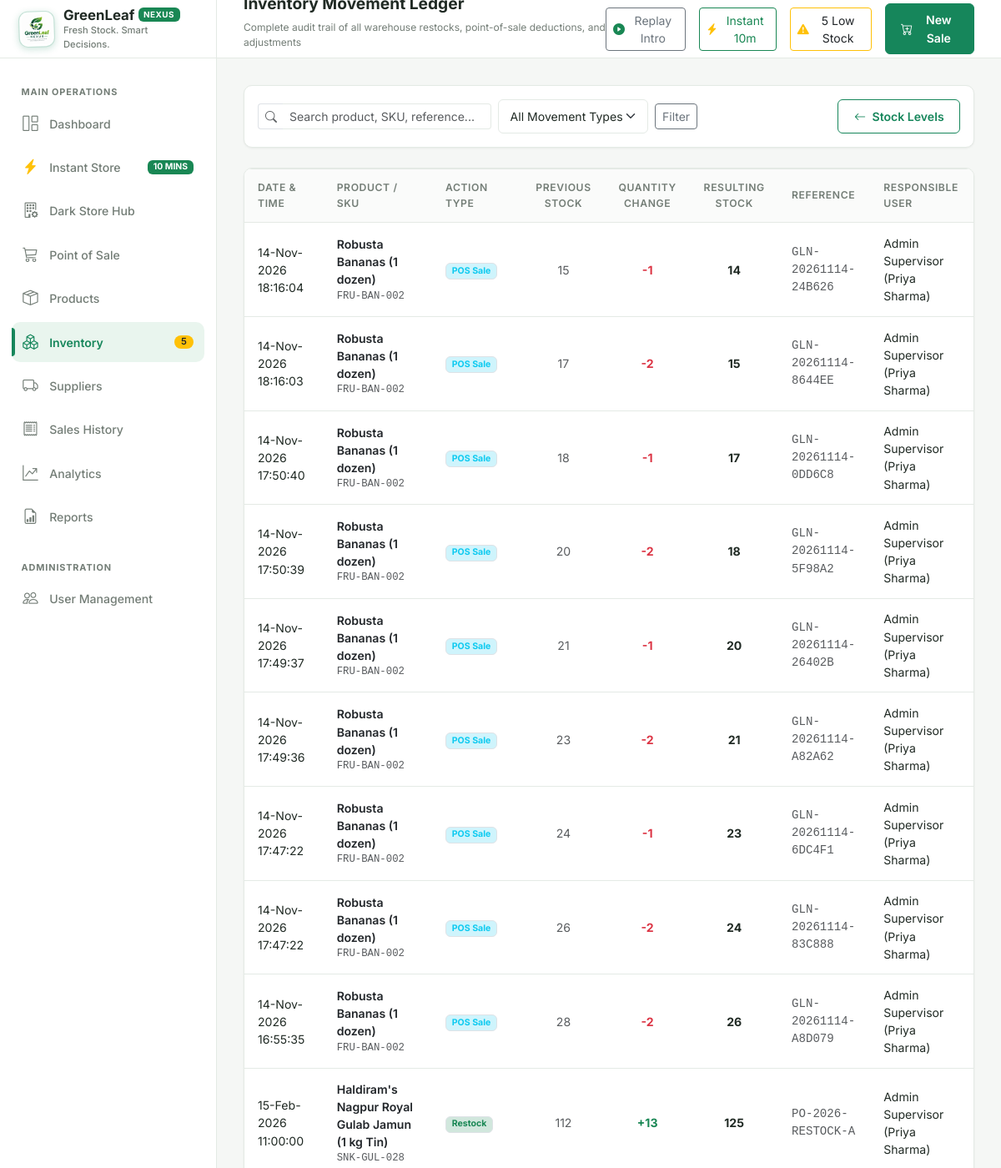
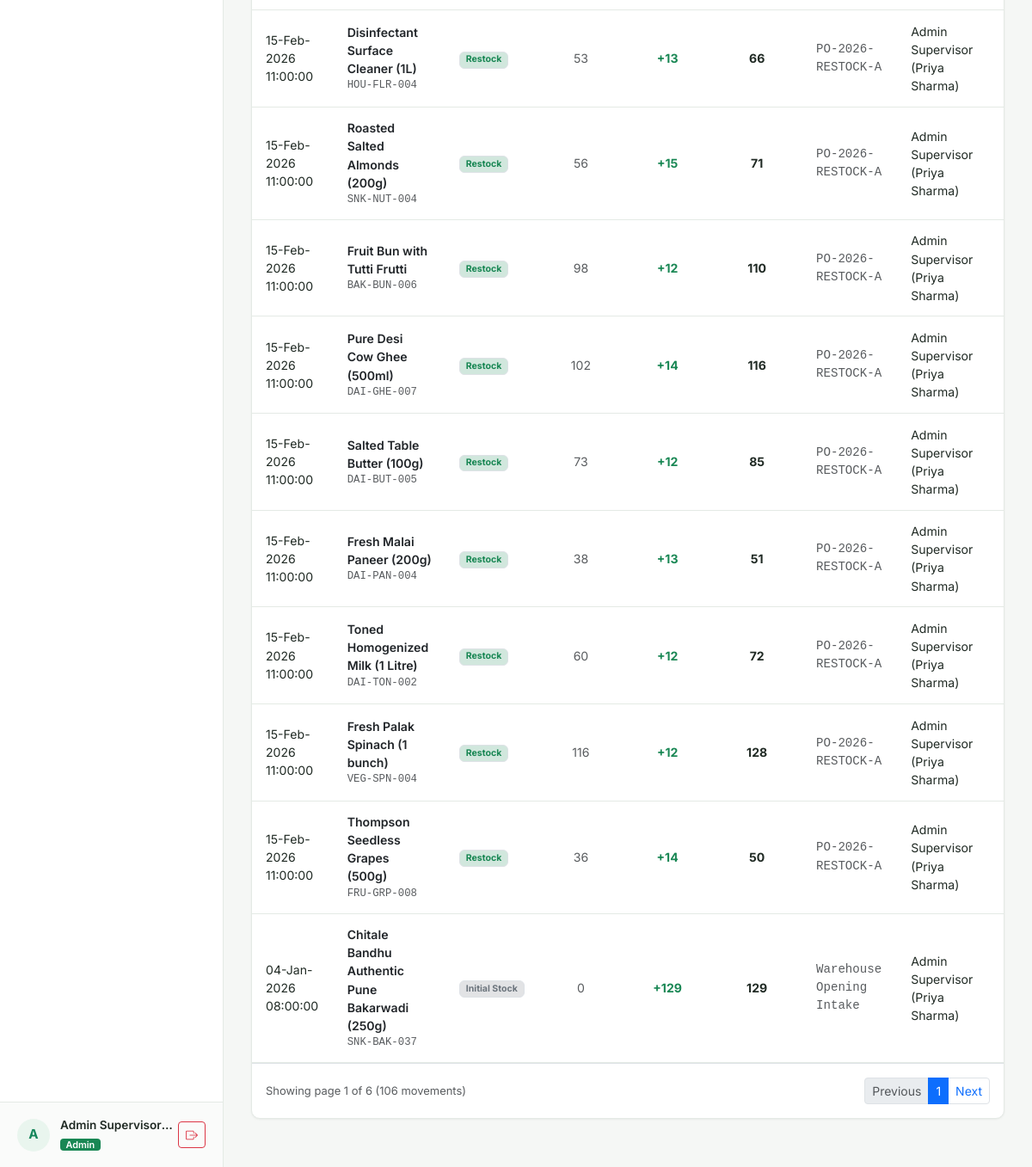
Before: /inventory/movements (signed in) with the older database file (2 pictures, top to bottom).
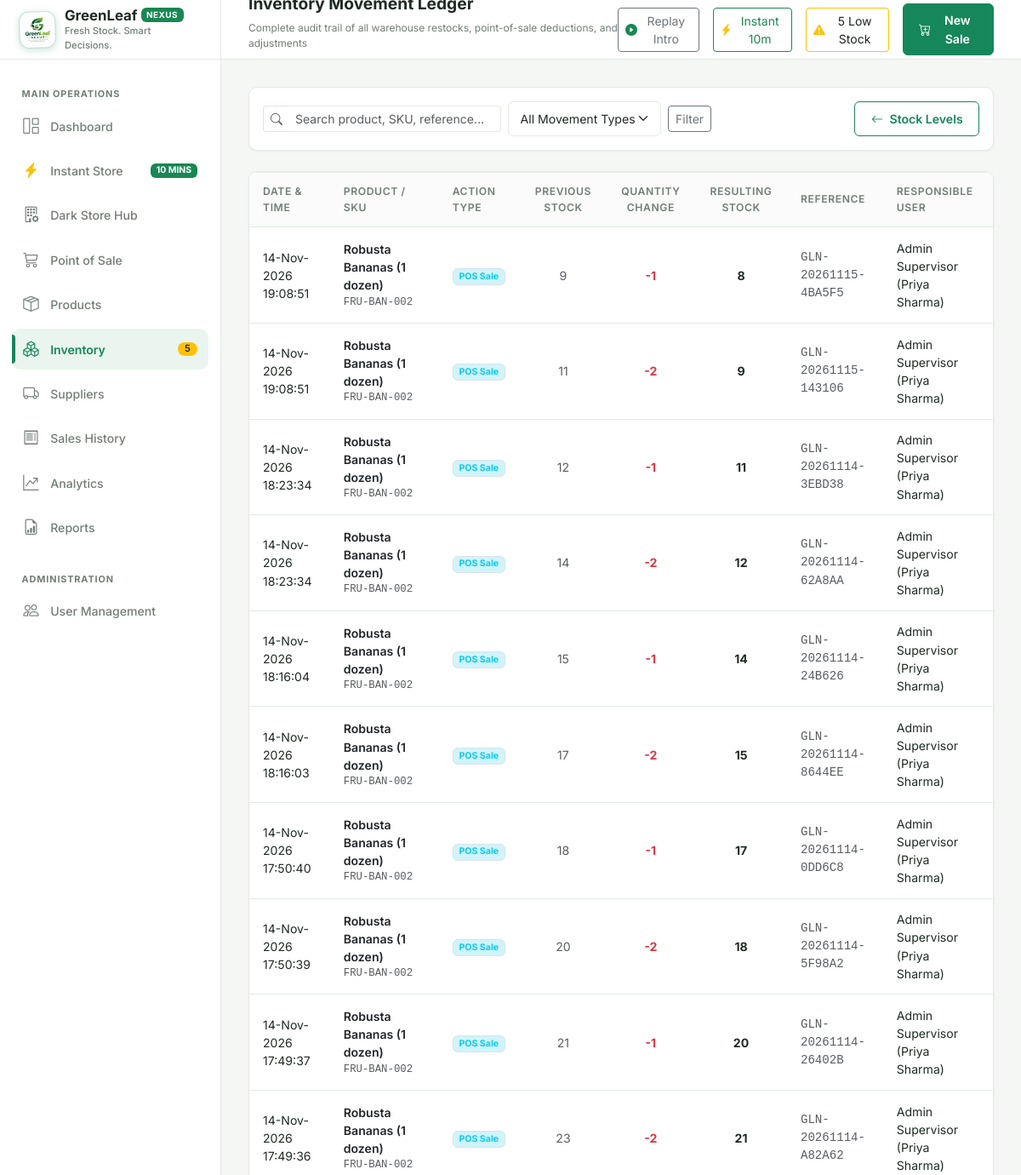
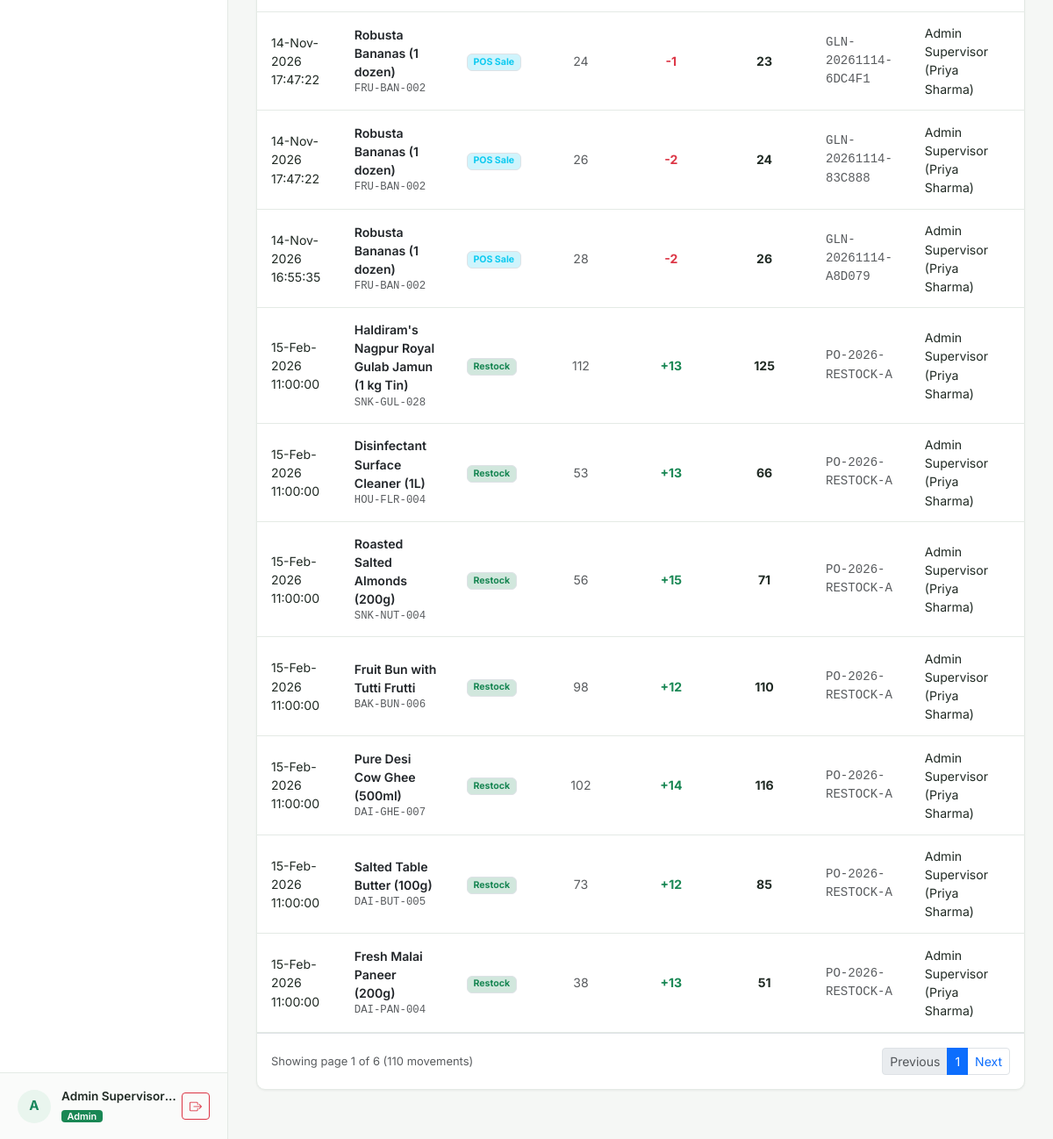
After: the same page with the newer database file (2 pictures, top to bottom).
### models/inventory_movement.py (models this page shows, shortened)
class InventoryMovement(db.Model):
    __tablename__ = "inventory_movements"
    movement_id = db.Column(db.Integer, primary_key=True, autoincrement=True)
    product_id = db.Column(db.Integer, db.ForeignKey("products.product_id"), nullable=False, index=True)
    user_id = db.Column(db.Integer, db.ForeignKey("users.user_id"), nullable=True, index=True)
    movement_type = db.Column(db.String(30), nullable=False, index=True)  # 'sale', 'restock', 'adjustment', 'return', 'initial'
    quantity_change = db.Column(db.Integer, nullable=False)  # +ve or -ve
    previous_stock = db.Column(db.Integer, nullable=False)
    resulting_stock = db.Column(db.Integer, nullable=False)
    reference = db.Column(db.String(100), nullable=True)  # e.g., Invoice # or PO #
    notes = db.Column(db.Text, nullable=True)
    created_at = db.Column(db.DateTime, default=datetime.utcnow, nullable=False, index=True)
    product = db.relationship("Product", back_populates="movements")
    user = db.relationship("User", back_populates="movements")

### models/product.py (models this page shows, shortened)
class Product(db.Model):
    __tablename__ = "products"
    product_id = db.Column(db.Integer, primary_key=True, autoincrement=True)
    sku = db.Column(db.String(50), unique=True, nullable=False, index=True)
    barcode = db.Column(db.String(50), nullable=True, index=True)
    name = db.Column(db.String(120), nullable=False, index=True)
    description = db.Column(db.Text, nullable=True)
    category = db.Column(db.String(50), nullable=False, index=True)
    unit_price = db.Column(db.Float, nullable=False)
    cost_price = db.Column(db.Float, default=0.0, nullable=False)
    stock_qty = db.Column(db.Integer, nullable=False, default=0)
    reorder_level = db.Column(db.Integer, nullable=False, default=10)
    expiry_date = db.Column(db.Date, nullable=True)
    supplier_id = db.Column(db.Integer, db.ForeignKey("suppliers.supplier_id"), nullable=True)
    image_path = db.Column(db.String(255), nullable=True)
    is_active = db.Column(db.Boolean, default=True, nullable=False, index=True)
    created_at = db.Column(db.DateTime, default=datetime.utcnow, nullable=False)
    updated_at = db.Column(db.DateTime, default=datetime.utcnow, onupdate=datetime.utcnow, nullable=False)
    supplier = db.relationship("Supplier", back_populates="products")
    sale_items = db.relationship("SaleItem", back_populates="product", lazy="dynamic")
    movements = db.relationship("InventoryMovement", back_populates="product", lazy="dynamic")

### models/user.py (models this page shows, shortened)
class User(UserMixin, db.Model):
    __tablename__ = "users"
    user_id = db.Column(db.Integer, primary_key=True, autoincrement=True)
    username = db.Column(db.String(50), unique=True, nullable=False, index=True)
    full_name = db.Column(db.String(100), nullable=False)
    password_hash = db.Column(db.String(255), nullable=False)
    role = db.Column(db.String(20), nullable=False, default="cashier")  # 'admin' or 'cashier'
    is_active = db.Column(db.Boolean, default=True, nullable=False)
    created_at = db.Column(db.DateTime, default=datetime.utcnow, nullable=False)
    sales = db.relationship("Sale", back_populates="cashier", lazy="dynamic")
    movements = db.relationship("InventoryMovement", back_populates="user", lazy="dynamic")
    audit_logs = db.relationship("AuditLog", back_populates="user", lazy="dynamic")
    @property
    def is_admin(self):
        return self.role == "admin"

### routes/inventory.py (the view)
@inventory_bp.route("/movements")
@login_required
@admin_required
def movements():
    page = request.args.get("page", 1, type=int)
    movement_type = request.args.get("type", "").strip()
    search = request.args.get("search", "").strip()
    query = InventoryMovement.query.join(Product, InventoryMovement.product_id == Product.product_id)
    if movement_type:
        query = query.filter(InventoryMovement.movement_type == movement_type)
    if search:
        query = query.filter(
            (Product.name.ilike(f"%{search}%")) |
            (Product.sku.ilike(f"%{search}%")) |
            (InventoryMovement.reference.ilike(f"%{search}%"))
        )
    pagination = query.order_by(InventoryMovement.created_at.desc()).paginate(page=page, per_page=20, error_out=False)
    movements_list = pagination.items
    return render_template(
        "inventory/movements.html",
        movements=movements_list,
        pagination=pagination,
        movement_type=movement_type,
        search=search,
    )

### routes/auth.py (called while the page is built)
def admin_required(f):
    @wraps(f)
    def decorated_function(*args, **kwargs):
        if not current_user.is_authenticated:
            return redirect(url_for("auth.login", next=request.url))
        if not current_user.is_admin:
            flash("Access denied: Administrator privileges required.", "danger")
            return abort(403)
        return f(*args, **kwargs)
    return decorated_function

### templates/inventory/movements.html (shortened to what the changed rows need)
{% extends "base.html" %}
{% block content %}
<div class="card-custom p-0 overflow-hidden mb-4">
  <div class="table-responsive">
    <table class="table-custom mb-0">
      <thead>
        <tr>
          <th>Date & Time</th>
          <th>Product / SKU</th>
          <th>Action Type</th>
          <th class="text-center">Previous Stock</th>
          <th class="text-center">Quantity Change</th>
          <th class="text-center">Resulting Stock</th>
          <th>Reference</th>
          <th>Responsible User</th>
        </tr>
      </thead>
      <tbody>
        {% for m in movements %}
        <tr>
          <td class="small">{{ m.created_at.strftime('%d-%b-%Y %H:%M:%S') }}</td>
          <td>
            <a href="{{ url_for('products.details', product_id=m.product_id) }}" class="fw-semibold text-dark text-decoration-none">
              {{ m.product.name }}
            </a>
            <div class="text-muted small font-monospace">{{ m.product.sku }}</div>
          </td>
          <td>
            {% if m.movement_type == 'sale' %}
              <span class="badge bg-info-subtle text-info border">POS Sale</span>
            {% elif m.movement_type == 'restock' %}
              <span class="badge bg-success-subtle text-success border">Restock</span>
            {% elif m.movement_type == 'adjustment' %}
              <span class="badge bg-warning-subtle text-warning border">Adjustment</span>
            {% elif m.movement_type == 'initial' %}
              <span class="badge bg-secondary-subtle text-secondary border">Initial Stock</span>
            {% else %}
              <span class="badge bg-light text-dark border">{{ m.movement_type }}</span>
            {% endif %}
          </td>
          <td class="text-center text-muted">{{ m.previous_stock }}</td>
          <td class="text-center fw-bold {% if m.quantity_change > 0 %}text-success{% else %}text-danger{% endif %}">
            {% if m.quantity_change > 0 %}+{{ m.quantity_change }}{% else %}{{ m.quantity_change }}{% endif %}
          </td>
          <td class="text-center fw-bold">{{ m.resulting_stock }}</td>
          <td class="small font-monospace text-muted">{{ m.reference or m.notes or '—' }}</td>
          <td class="small">{{ m.user.full_name if m.user else 'System' }}</td>
        </tr>
        {% else %}
        <tr>
          <td colspan="8" class="text-center text-muted py-5">No movement records match the query.</td>
        </tr>
        {% endfor %}
      </tbody>
    </table>
  </div>
  {% if pagination.pages > 1 %}
  <div class="p-3 border-top d-flex align-items-center justify-content-between">
    <div class="text-muted small">
      Showing page {{ pagination.page }} of {{ pagination.pages }} ({{ pagination.total }} movements)
    </div>
    <ul class="pagination pagination-sm mb-0">
      <li class="page-item {% if not pagination.has_prev %}disabled{% endif %}">
        <a class="page-link" href="{{ url_for('inventory.movements', page=pagination.prev_num, search=search, type=movement_type) }}">Previous</a>
      </li>
      <li class="page-item active"><span class="page-link">{{ pagination.page }}</span></li>
      <li class="page-item {% if not pagination.has_next %}disabled{% endif %}">
        <a class="page-link" href="{{ url_for('inventory.movements', page=pagination.next_num, search=search, type=movement_type) }}">Next</a>
      </li>
    </ul>
  </div>
  {% endif %}
</div>
{% endblock %}

Changed rows visible on the page:
no longer on this page (row unchanged): InventoryMovement: created_at "15-Feb-2026 11:00:00", product.name "Toned Homogenized Milk (1 Litre)", product.sku "DAI-TON-002", movement_type "Restock", previous_stock "60", quantity_change "12", resulting_stock "72", reference "PO-2026-RESTOCK-A", user "Admin Supervisor (Priya Sharma)"
no longer on this page (row unchanged): InventoryMovement: created_at "15-Feb-2026 11:00:00", product.name "Fresh Palak Spinach (1 bunch)", product.sku "VEG-SPN-004", movement_type "Restock", previous_stock "116", quantity_change "12", resulting_stock "128", reference "PO-2026-RESTOCK-A", user "Admin Supervisor (Priya Sharma)"
no longer on this page (row unchanged): InventoryMovement: created_at "15-Feb-2026 11:00:00", product.name "Thompson Seedless Grapes (500g)", product.sku "FRU-GRP-008", movement_type "Restock", previous_stock "36", quantity_change "14", resulting_stock "50", reference "PO-2026-RESTOCK-A", user "Admin Supervisor (Priya Sharma)"
no longer on this page (row unchanged): InventoryMovement: created_at "04-Jan-2026 08:00:00", product.name "Chitale Bandhu Authentic Pune Bakarwadi (250g)", product.sku "SNK-BAK-037", movement_type "Initial Stock", previous_stock "0", quantity_change "129", resulting_stock "129", reference "Warehouse Opening Intake", user "Admin Supervisor (Priya Sharma)"
added InventoryMovement: created_at "14-Nov-2026 19:08:51", product.name "Robusta Bananas (1 dozen)", product.sku "FRU-BAN-002", movement_type "POS Sale", previous_stock "9", quantity_change "-1", resulting_stock "8", reference "GLN-20261115-4BA5F5", user "Admin Supervisor (Priya Sharma)"
added InventoryMovement: created_at "14-Nov-2026 19:08:51", product.name "Robusta Bananas (1 dozen)", product.sku "FRU-BAN-002", movement_type "POS Sale", previous_stock "11", quantity_change "-2", resulting_stock "9", reference "GLN-20261115-143106", user "Admin Supervisor (Priya Sharma)"
added InventoryMovement: created_at "14-Nov-2026 18:23:34", product.name "Robusta Bananas (1 dozen)", product.sku "FRU-BAN-002", movement_type "POS Sale", previous_stock "12", quantity_change "-1", resulting_stock "11", reference "GLN-20261114-3EBD38", user "Admin Supervisor (Priya Sharma)"
added InventoryMovement: created_at "14-Nov-2026 18:23:34", product.name "Robusta Bananas (1 dozen)", product.sku "FRU-BAN-002", movement_type "POS Sale", previous_stock "14", quantity_change "-2", resulting_stock "12", reference "GLN-20261114-62A8AA", user "Admin Supervisor (Priya Sharma)"
Other visible differences:
{{ pagination.total }}: "106" → "110"
